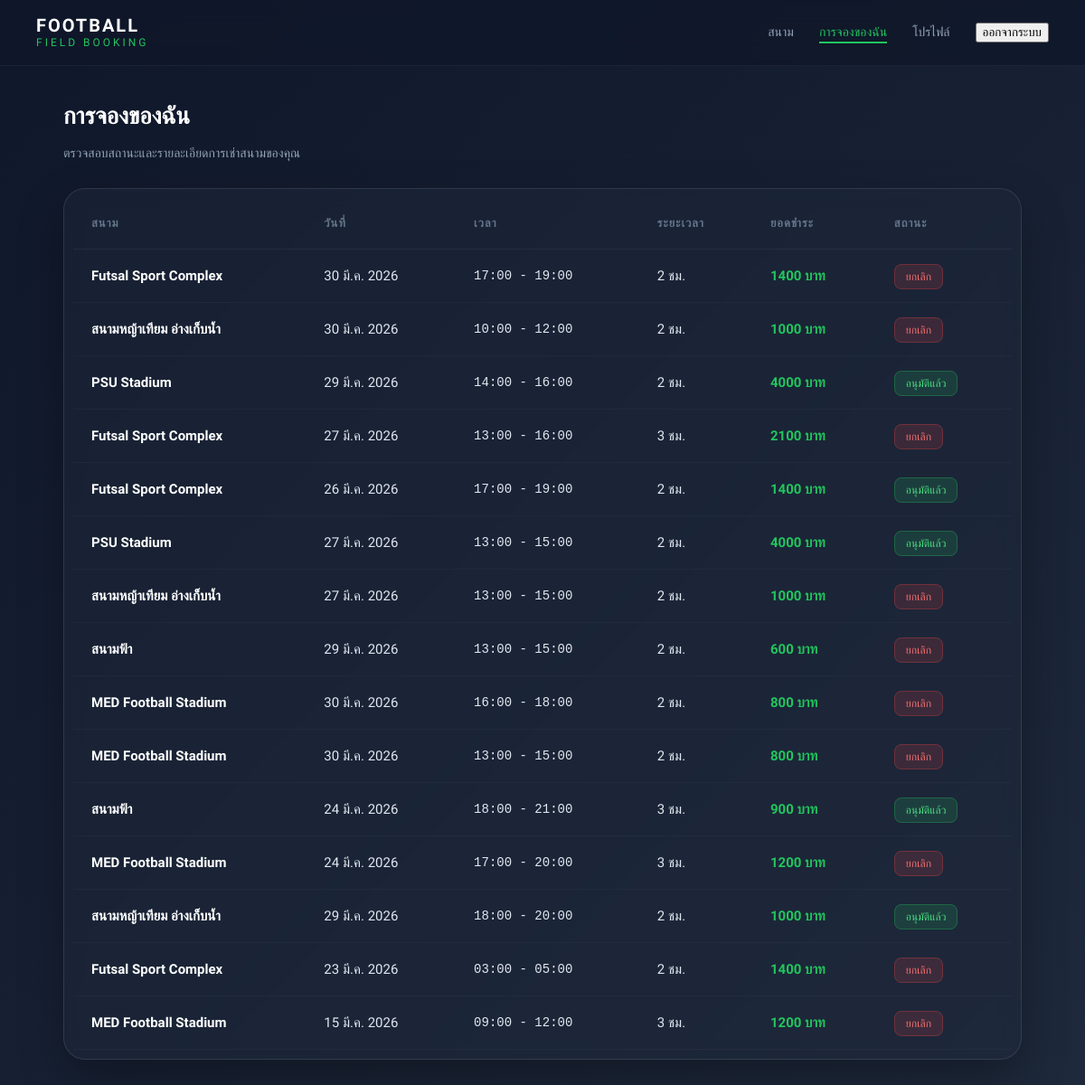
Before: /my-booking/ (signed in) with the older database file.
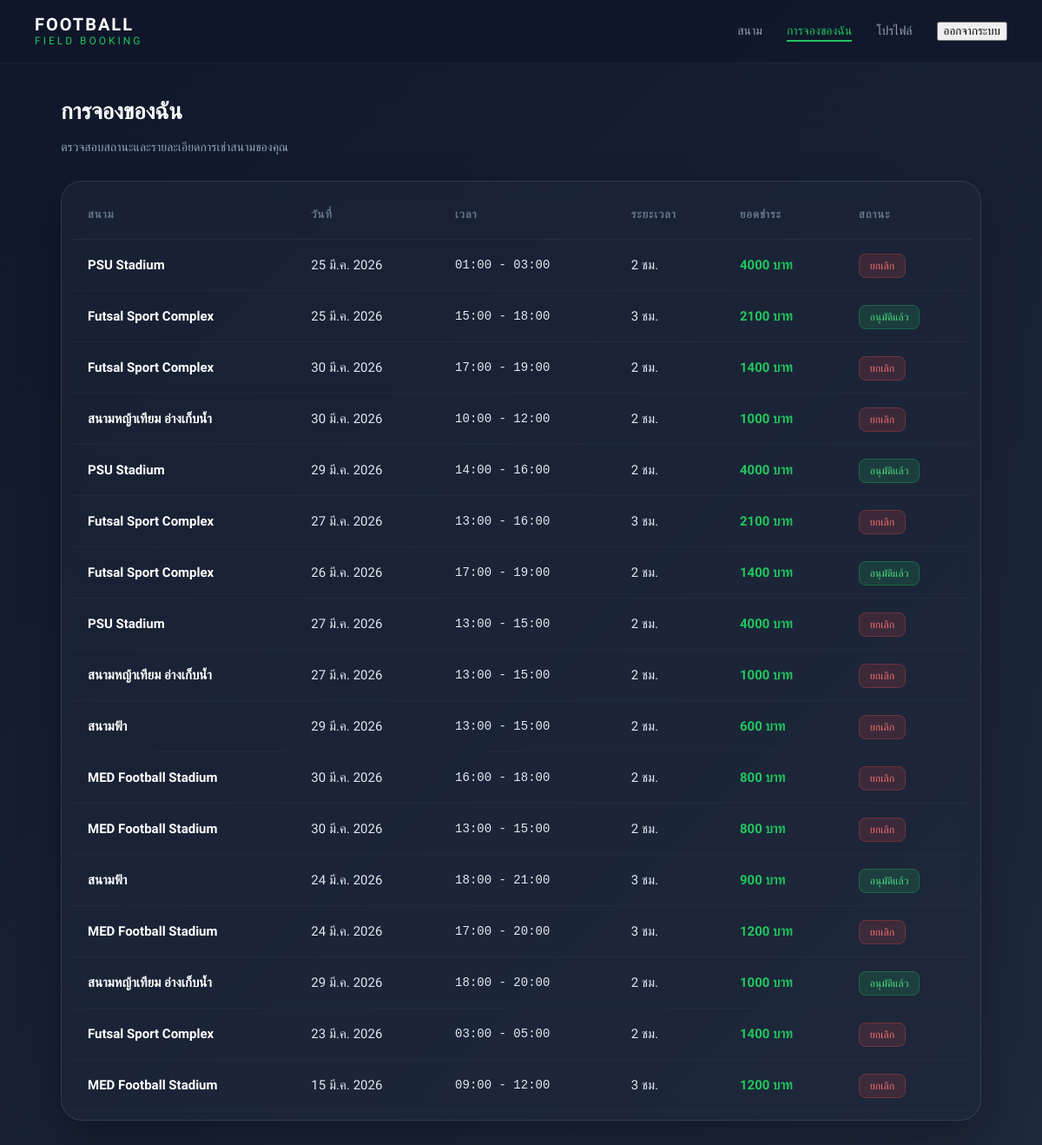
After: the same page with the newer database file.
### booking/models.py (models this page shows, shortened)
class Booking(models.Model):
    STATUS_CHOICES = (
        ('pending', 'Pending'),
        ('approved', 'Approved'),
        ('rejected', 'Rejected'),
        ('cancelled', 'Cancelled'),
    )
    user = models.ForeignKey(User, on_delete=models.SET_NULL, null=True, blank=True)
    field = models.ForeignKey(Field, on_delete=models.SET_NULL, null=True, blank=True)
    date = models.DateField()
    start_time = models.TimeField()
    end_time = models.TimeField()
    hours = models.IntegerField()
    total_price = models.IntegerField()
    status = models.CharField(max_length=10, choices=STATUS_CHOICES, default='pending')
    slip = models.ImageField(upload_to="slips/", null=True, blank=True)
    is_walkin = models.BooleanField(default=False)
    created_at = models.DateTimeField(auto_now_add=True)
    hours = models.IntegerField()
    water_packs = models.IntegerField(default=0)
    balls = models.IntegerField(default=0)
    class Meta:
        ordering = ['-created_at']

class Field(models.Model):
    name = models.CharField(max_length=100)
    field_type = models.CharField(max_length=20, choices=FIELD_TYPE)
    price = models.IntegerField()
    image = models.ImageField(upload_to='fields/', null=True, blank=True)
    open_time = models.TimeField()
    close_time = models.TimeField()
    is_active = models.BooleanField(default=True)

### booking/views.py (the view)
# urls.py: path('my-booking/', views.my_booking, name='my_booking'),
def my_booking(request):
    bookings = Booking.objects.filter(user=request.user).order_by('-id')
    return render(request, 'booking/my-booking.html', {
        'bookings': bookings
    })

### booking/templates/booking/my-booking.html (shortened to what this page needs)
{% load static %}
<!DOCTYPE html>
<html lang="th">
<head>
    <link rel="stylesheet" href="{% static 'booking/css/my-booking.css' %}">
</head>
<body>
    <nav class="navbar">
        <div class="logo">
            <span class="logo-main">FOOTBALL</span>
            <span class="logo-sub">FIELD BOOKING</span>
        </div>
        <ul class="nav-menu">
            <li><a href="{% url 'home' %}">สนาม</a></li>
            <li><a href="{% url 'my_booking' %}" class="active">การจองของฉัน</a></li>
            <li><a href="{% url 'profile' %}">โปรไฟล์</a></li>
            <li>
                <form action="{% url 'logout' %}" method="post" style="display:inline;">
                    <button type="submit" class="logout-btn">ออกจากระบบ</button>
                </form>
            </li>
        </ul>
    </nav>
    <div class="container">
        <header class="page-header">
            <h1>การจองของฉัน</h1>
            <p class="subtitle">ตรวจสอบสถานะและรายละเอียดการเช่าสนามของคุณ</p>
        </header>
        <div class="table-card">
            <div class="table-wrapper">
                <table>
                    <thead>
                        <tr>
                            <th>สนาม</th>
                            <th>วันที่</th>
                            <th>เวลา</th>
                            <th>ระยะเวลา</th>
                            <th>ยอดชำระ</th>
                            <th>สถานะ</th>
                        </tr>
                    </thead>
                    <tbody>
                        {% if bookings %}
                        {% for booking in bookings %}
                        <tr>
                            <td class="field-info">
                                {% if booking.field %}
                                <span class="name">{{ booking.field.name }}</span>
                                {% else %}
                                <span class="name" style="color: red;">สนามถูกลบออกจากระบบ</span>
                                {% endif %}
                            </td>
                            <td>{{ booking.date|date:"d M Y" }}</td>
                            <td class="time-slot">{{ booking.start_time|time:"H:i" }} - {{ booking.end_time|time:"H:i" }}</td>
                            <td>{{ booking.hours }} ชม.</td>
                            <td class="total-price">{{ booking.total_price }} บาท</td>
                            <td>
                                {% if booking.status == "pending" %}
                                <span class="status-badge pending">รอตรวจสอบ</span>
                                {% elif booking.status == "approved" %}
                                <span class="status-badge approved">อนุมัติแล้ว</span>
                                {% else %}
                                <span class="status-badge rejected">ยกเลิก</span>
                                {% endif %}
                            </td>
                        </tr>
                        {% endfor %}
                        {% endif %}
                    </tbody>
                </table>
            </div>
        </div>
    </div>
</body>
</html>

Changed rows visible on the page:
added Booking: field.name "PSU Stadium", date "25 มี.ค. 2026", start_time "01:00", end_time "03:00", hours "2", total_price "4000", status "ยกเลิก"
added Booking: field.name "Futsal Sport Complex", date "25 มี.ค. 2026", start_time "15:00", end_time "18:00", hours "3", total_price "2100", status "อนุมัติแล้ว"
changed Booking (number 8 of 17 on the later page): status "อนุมัติแล้ว" → "ยกเลิก"
